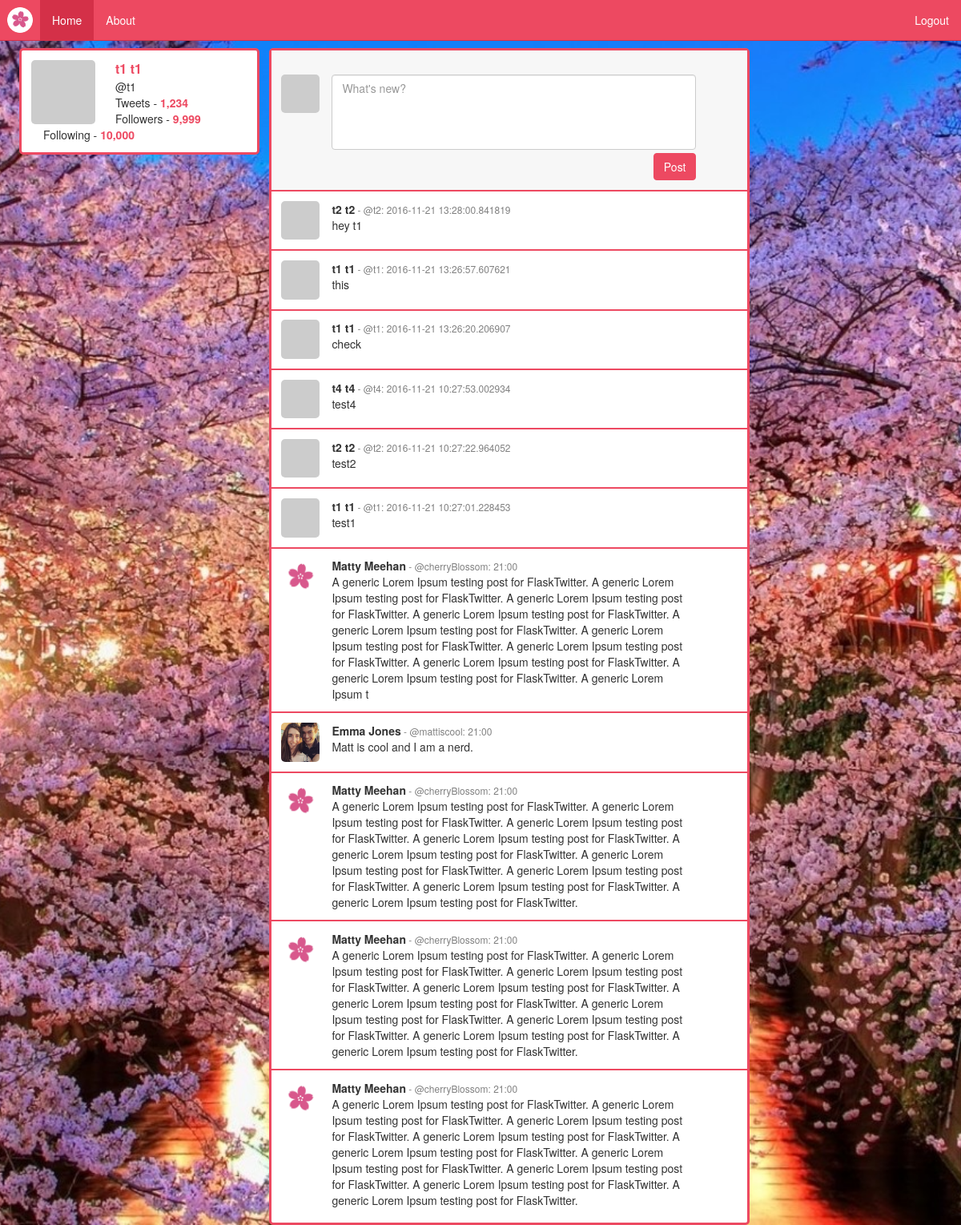
Page /newsfeed (signed in) on the committed database.
### app/models.py (models this page shows, shortened)
class User(db.Model):
	id = db.Column(db.Integer, primary_key=True)
	username = db.Column(db.String(16), index=True, unique=True)
	password_hash = db.Column(db.String(128), index=True)
	fName = db.Column(db.String(30), index=True)
	lName = db.Column(db.String(30), index=True)
	email = db.Column(db.String(120), index=True, unique=True)
	avatar_hash = db.Column(db.String(32), index=True)
	tweets = db.relationship('Tweet', backref='author', lazy='dynamic')
	followed = db.relationship('User', secondary=followers, primaryjoin=(followers.c.follower_id == id), secondaryjoin=(followers.c.followed_id == id), backref=db.backref('followers', lazy='dynamic'), lazy='dynamic')
	@property
	def is_authenticated(self):
		return True
	def gravatar(self, size=100, default='identicon', rating='g'):
		if request.is_secure:
			url = 'https://secure.gravatar.com/avatar'
		else:
			url = 'http://www.gravatar.com/avatar'
		hash = self.avatar_hash or hashlib.md5(self.email.encode('utf-8')).hexdigest()
		return '{url}/{hash}?s={size}&d={default}&r={rating}'.format(url=url, hash=hash, size=size, default=default, rating=rating)
	def followed_tweets(self):
		return Tweet.query.join(followers, (followers.c.followed_id == Tweet.user_id)).filter(followers.c.follower_id == self.id).order_by(Tweet.timestamp.desc())

class Tweet(db.Model):
	id = db.Column(db.Integer, primary_key=True)
	body = db.Column(db.String(300))
	timestamp = db.Column(db.DateTime)
	hearts = db.Column(db.Integer)
	user_id = db.Column(db.Integer, db.ForeignKey('user.id'))
	comments = db.relationship('Comment', backref='tweet', lazy='dynamic')

### app/views.py (the view)
@app.route('/newsfeed', methods=['GET', 'POST'])
@login_required
def newsfeed():
	title = "News Feed"
	user = g.user
	form = TweetForm()
	tweets = user.followed_tweets().all()
	return render_template('newsfeed.html', title = title, user = user, form = form, tweets = tweets)

### app/forms.py
class TweetForm(Form):
	body = TextAreaField('body', validators=[DataRequired()])

### app/__init__.py (called while the page is built)
@login_manager.user_loader
def load_user(userid):
    return User.query.filter(User.id==userid).first()

### app/views.py (called while the page is built)
@app.before_request
def before_request():
    g.user = current_user

### app/templates/newsFeed.html (shortened to what this page needs)
{% extends "base.html" %}
{% block head %}
	<link rel="stylesheet" type="text/css" href="../static/css/newsFeed.css">
{% endblock %}
{% block content %}
	<nav class="navbar navbar-default navbar-fixed-top">
	  <div class="container-fluid">
	    <div class="navbar-header">
	      <a href="#"><img src="../static/img/cherryBlossomIconCircle.png" id="brandIcon" class="img-circle navbar-brand"></a>
	    </div>
	    <ul class="nav navbar-nav">
	      <li class="active"><a href="#">Home</a></li>
	      <li><a href="#">About</a></li>
	    </ul>
  	    <ul class="nav navbar-nav navbar-right">
	      <li><a href="{{ url_for('logout') }}">Logout</a></li>
	    </ul>
	  </div>
	</nav>
	<div class="container col-md-3 testProfile">
		<div class="row">
			<span class="col-md-4 testImgContainer"><img class="img-responsive testImg" src="{{ user.gravatar(size=100) }}"></span>
			<span class="col-md-8 testSpan" id="profileName">{{ user.fName }} {{ user.lName }}</span>
			<span class="col-md-8" id="profileUser">@{{ user.username }}</span>
			<span class="col-md-8">Tweets - <span id="numInfo">1,234</span></span>
			<span class="col-md-8">Followers - <span id="numInfo">9,999</span></span>
			<span class="col-md-8">Following - <span id="numInfo">10,000</span></span>
		</div>
	</div>
	<div class="container col-md-6" id="bigContainer">
		<div class="FTWrapper row" id="firstWrapper">
			<div class="row">
				<span class="col-md-1 testImgContainer"><img class="img-responsive testImg" src="{{ user.gravatar(size=100) }}"></span>
				<span class="col-md-10">
					<form action="" method="post" name="tweet" id="post-form">
						{{ form.body(size=300, maxlength="300", rows="4", class="form-control", id="tweetBody", placeholder="What's new?", autocomplete="off")}}
						<div id="submitRow">
							<button type="button" class="btn btn-default" id="tweetBtn">Post</button>
						</div>
					</form>
				</span>
			</div>
		</div>
		{% for tweet in tweets %}
			<div class="FTWrapper row">
				<div class="row">
					<span class="col-md-1 testImgContainer"><img class="img-responsive testImg" src="{{ tweet.author.gravatar(size=100) }}"></span>
					<span class="col-md-10 testSpan"><span class="nickname"> {{ tweet.author.fName }} {{ tweet.author.lName }}</span><span class="timestamp"> - @{{ tweet.author.username }}: {{ tweet.timestamp }}</span></span>
					<span class="col-md-10 testSpan">{{ tweet.body }}</span>
				</div>
			</div>
		{% endfor %}
		<div class="FTWrapper row">
			<div class="row">
				<span class="col-md-1 testImgContainer"><img class="img-responsive testImg" src="../static/img/cherryBlossomIconCircle.png"></span>
				<span class="col-md-10 testSpan"><span class="nickname">Matty Meehan</span><span class="timestamp"> - @cherryBlossom: 21:00</span></span>
				<span class="col-md-10 testSpan">A generic Lorem Ipsum testing post for FlaskTwitter. A generic Lorem Ipsum testing post for FlaskTwitter. A generic Lorem Ipsum testing post for FlaskTwitter. A generic Lorem Ipsum testing post for FlaskTwitter. A generic Lorem Ipsum testing post for FlaskTwitter. A generic Lorem Ipsum testing post for FlaskTwitter. A generic Lorem Ipsum testing post for FlaskTwitter. A generic Lorem Ipsum testing post for FlaskTwitter. A generic Lorem Ipsum testing post for FlaskTwitter. A generic Lorem Ipsum t</span>
			</div>
		</div>
		<div class="FTWrapper row">
			<div class="row">
				<span class="col-md-1 testImgContainer"><img class="img-responsive testImg" src="../static/img/MattEmma.jpg"></span>
				<span class="col-md-10 testSpan"><span class="nickname">Emma Jones</span><span class="timestamp"> - @mattiscool: 21:00</span></span>
				<span class="col-md-10 testSpan">Matt is cool and I am a nerd.</span>
			</div>
		</div>
		<div class="FTWrapper row">
			<div class="row">
				<span class="col-md-1 testImgContainer"><img class="img-responsive testImg" src="../static/img/cherryBlossomIconCircle.png"></span>
				<span class="col-md-10 testSpan"><span class="nickname">Matty Meehan</span><span class="timestamp"> - @cherryBlossom: 21:00</span></span>
				<span class="col-md-10 testSpan">A generic Lorem Ipsum testing post for FlaskTwitter. A generic Lorem Ipsum testing post for FlaskTwitter. A generic Lorem Ipsum testing post for FlaskTwitter. A generic Lorem Ipsum testing post for FlaskTwitter. A generic Lorem Ipsum testing post for FlaskTwitter. A generic Lorem Ipsum testing post for FlaskTwitter. A generic Lorem Ipsum testing post for FlaskTwitter. A generic Lorem Ipsum testing post for FlaskTwitter. A generic Lorem Ipsum testing post for FlaskTwitter.</span>
			</div>
		</div>
		<div class="FTWrapper row">
			<div class="row">
				<span class="col-md-1 testImgContainer"><img class="img-responsive testImg" src="../static/img/cherryBlossomIconCircle.png"></span>
				<span class="col-md-10 testSpan"><span class="nickname">Matty Meehan</span><span class="timestamp"> - @cherryBlossom: 21:00</span></span>
				<span class="col-md-10 testSpan">A generic Lorem Ipsum testing post for FlaskTwitter. A generic Lorem Ipsum testing post for FlaskTwitter. A generic Lorem Ipsum testing post for FlaskTwitter. A generic Lorem Ipsum testing post for FlaskTwitter. A generic Lorem Ipsum testing post for FlaskTwitter. A generic Lorem Ipsum testing post for FlaskTwitter. A generic Lorem Ipsum testing post for FlaskTwitter. A generic Lorem Ipsum testing post for FlaskTwitter. A generic Lorem Ipsum testing post for FlaskTwitter.</span>
			</div>
		</div>
		<div class="FTWrapper row" id="lastWrapper">
			<div class="row">
				<span class="col-md-1 testImgContainer"><img class="img-responsive testImg" src="../static/img/cherryBlossomIconCircle.png"></span>
				<span class="col-md-10 testSpan"><span class="nickname">Matty Meehan</span><span class="timestamp"> - @cherryBlossom: 21:00</span></span>
				<span class="col-md-10 testSpan">A generic Lorem Ipsum testing post for FlaskTwitter. A generic Lorem Ipsum testing post for FlaskTwitter. A generic Lorem Ipsum testing post for FlaskTwitter. A generic Lorem Ipsum testing post for FlaskTwitter. A generic Lorem Ipsum testing post for FlaskTwitter. A generic Lorem Ipsum testing post for FlaskTwitter. A generic Lorem Ipsum testing post for FlaskTwitter. A generic Lorem Ipsum testing post for FlaskTwitter. A generic Lorem Ipsum testing post for FlaskTwitter.</span>
			</div>
		</div>
	</div>
{% endblock %}

### app/templates/base.html (shortened to what this page needs)
<!DOCTYPE html>
<html>
<head>
	<link rel="stylesheet" type="text/css" href="../static/css/bootstrap.min.css">
	<link rel="stylesheet" type="text/css" href="../static/css/navbar.css">
	{% block head %}{% endblock %}
</head>
<body>
	{% block content %}
	{% endblock %}
</body>
</html>

### app/static/css/navbar.css (style rules this page uses)
.navbar-default { background-color: #ed4961; border-color: #d43048; }
.navbar-default .navbar-brand { color: #ffffff; }
.navbar-default .navbar-nav > li > a { color: #ffffff; }
.navbar-default .navbar-nav > .active > a, .navbar-default .navbar-nav > .active > a:hover, .navbar-default .navbar-nav > .active > a:focus { color: #ffffff; background-color: #d43048; }

### app/static/css/newsFeed.css (style rules this page uses)
html { background: url(../img/cherryBlossomWallpaper.jpeg) no-repeat center center fixed; -webkit-background-size: cover; -moz-background-size: cover; -o-background-size: cover; background-size: cover; }
.container { border-radius: 5px; padding: 0; border-width: 1px; background-color: white; }
#brandIcon { padding: 25%; }
#bigContainer { border: solid; border-color: #ED4961; margin-top: 5%; }
#firstWrapper { padding-top: 5%; background-color: #F7F7F7; }
#lastWrapper { border-bottom: none; }
#numInfo { font-weight: bold; color: #ED4961; }
#profileName { color: #ED4961; font-size: 16px; font-weight: bold; }
.FTWrapper { border-color: purple; margin-bottom: 1%; border-bottom: solid; border-width: 2px; border-color: #ED4961; padding-bottom: 2%; padding-top: 1%; padding-left: 2%; }
.testSpan { border-color: red; }
.row { margin-right: 0; margin-left: 0; }
.testImg { border-radius: 5px; }
.testImgContainer { padding: 0; }
.nickname { font-weight: bold; }
.testProfile { border: solid; border-color: #ED4961; margin-top: 5%; margin-left: 2%; margin-right: 1%; padding: 1% }
.timestamp { color: grey; font-size: 12px; }
.form-control { resize: none; }
.btn { background-color: #ED4961; color: white; border-color: #ED4961; margin-top: 1%; }
#submitRow { text-align: right; }

### rows in the picture
User: fName "t1", lName "t1", username "t1"
Tweet: author.fName "t2", author.lName "t2", author.username "t2", timestamp "2016-11-21 13:28:00.841819", body "hey t1"
Tweet: author.fName "t1", author.lName "t1", author.username "t1", timestamp "2016-11-21 13:26:57.607621", body "this"
Tweet: author.fName "t1", author.lName "t1", author.username "t1", timestamp "2016-11-21 13:26:20.206907", body "check"
Tweet: author.fName "t4", author.lName "t4", author.username "t4", timestamp "2016-11-21 10:27:53.002934", body "test4"
Tweet: author.fName "t2", author.lName "t2", author.username "t2", timestamp "2016-11-21 10:27:22.964052", body "test2"
Tweet: author.fName "t1", author.lName "t1", author.username "t1", timestamp "2016-11-21 10:27:01.228453", body "test1"
